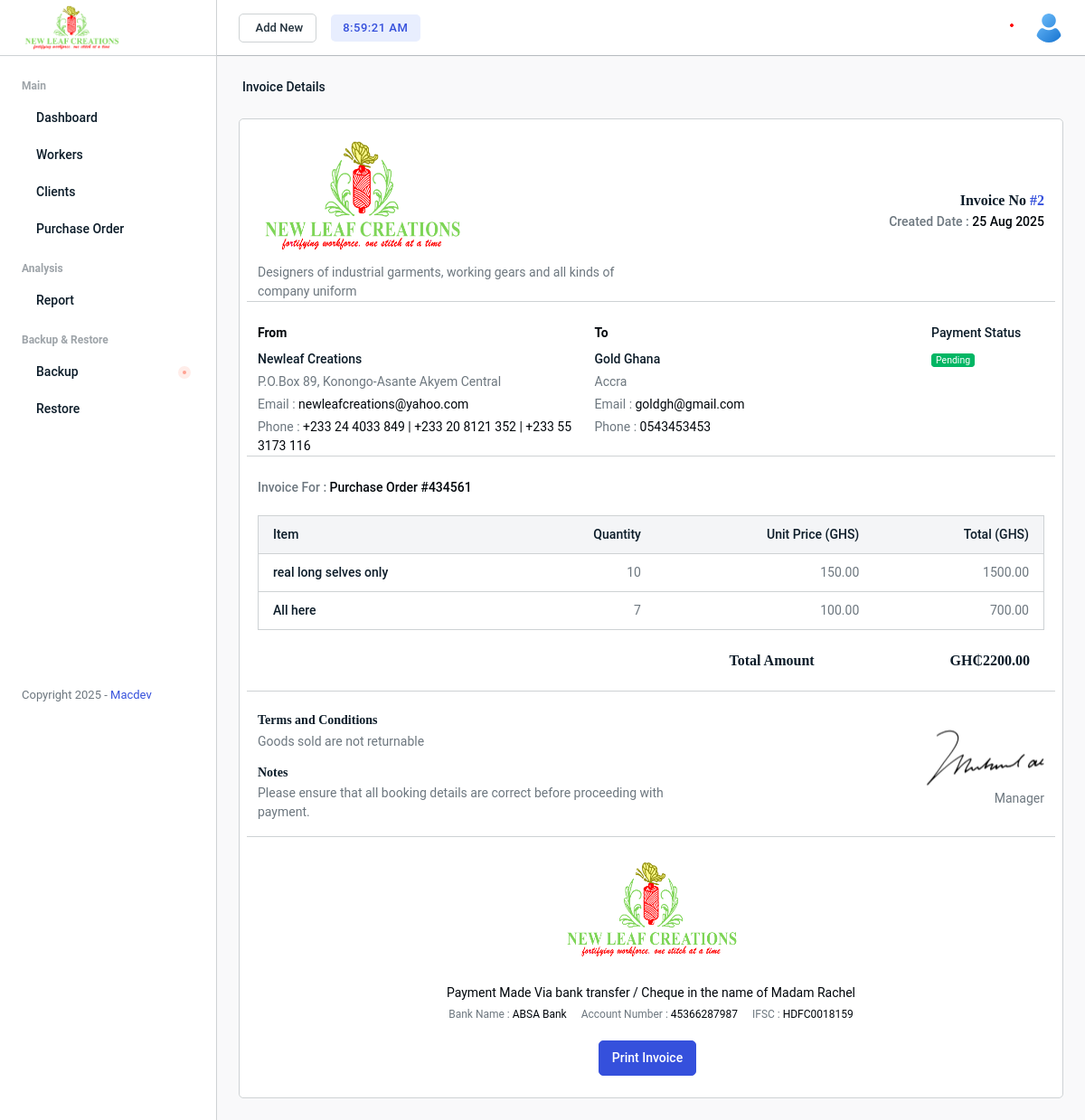
/management/invoice/2/ (signed in), run on the app's committed database.
### managementSystem/models.py (models this page shows, shortened)
class Invoice(models.Model):
    po = models.OneToOneField(PurchaseOrder, on_delete=models.CASCADE, related_name="invoice")
    issued_date = models.DateField(auto_now_add=True)
    due_date = models.DateField(null=True, blank=True)
    total_amount = models.DecimalField(max_digits=12, decimal_places=2)
    status = models.CharField(
        max_length=20,
        choices=[("Pending", "Pending"), ("Paid", "Paid")],
        default="Pending"
    )

class PurchaseOrder(models.Model):
    po_number = models.CharField(max_length=100, unique=True)
    client = models.ForeignKey(Client, on_delete=models.CASCADE)
    date = models.DateField()
    due_date = models.DateField()
    status = models.CharField(max_length=20, default='Pending')

class Client(models.Model):
    name = models.CharField(max_length=200)
    address = models.TextField()
    contact_email = models.EmailField()
    phone = models.CharField(max_length=15)

class OrderItem(models.Model):
    po = models.ForeignKey(PurchaseOrder, related_name='items', on_delete=models.CASCADE)
    description = models.TextField()
    quantity = models.PositiveIntegerField()
    unit_price = models.DecimalField(max_digits=10, decimal_places=2)
    status = models.CharField(max_length=20, default='Pending')

### managementSystem/views.py (the view)
# urls.py: path("invoice/<int:invoice_id>/", views.view_invoice, name="view_invoice"),
@login_required
def view_invoice(request, invoice_id):
    invoice = get_object_or_404(Invoice, id=invoice_id)
    po = invoice.po
    order_items = OrderItem.objects.filter(po=po)
    for item in order_items:
        qty = item.quantity or 0
        price = item.unit_price or 0
        item.line_total = qty * price
    grand_total = sum(item.line_total for item in order_items)
    return render(request, "invoices/view_invoice.html", {
        "invoice": invoice,
        "po": po,
        "order_items": order_items,
        'grand_total': grand_total,
    })

### managementSystem/templates/invoices/view_invoice.html (shortened to what this page needs)
{% extends "base.html" %}
{% load static %}
{% block content %}
<div class="main-wrapper">
        <div class="page-wrapper">
            <div class="content">
                <div class="d-flex justify-content-between align-items-center mb-4">
                    <a href="{% url 'managementSystem:view_po' po.id %}" class="fw-medium">Invoice Details</a>
                </div>
                <div class="card">
                    <div class="card-body" id="invoiceArea">
                        <div class="row justify-content-between align-items-center border-bottom mb-4">
                            <div class="col-md-6">
                                <div class="mb-2">
                                    <img src="{% static 'img/nlogo.svg' %}" width="230" class="img-fluid" alt="logo">
                                </div>
                                <p>Designers of industrial garments, working gears and all kinds of company uniform</p>
                            </div>
                            <div class="col-md-6">
                                <div class=" text-end mb-3">
                                    <h5 class="text-gray-500 mb-1">Invoice No <span class="text-primary">#{{ invoice.id }}</span></h5>
                                    <p class="mb-1 fw-medium">Created Date : <span class="text-dark">{{ invoice.issued_date|date:"d M Y" }}</span> </p>
                                </div>
                            </div>
                        </div>
                        <div class="row border-bottom mb-4">
                            <div class="col-md-5">
                                <p class="text-dark mb-2 fw-semibold">From</p>
                                <div>
                                    <p class="text-gray-9 fw-medium mb-1">Newleaf Creations</p>
                                    <p class="mb-1">P.O.Box 89, Konongo-Asante Akyem Central</p>
                                    <p class="mb-1">Email : <span class="text-dark">newleafcreations@yahoo.com</span></p>
                                    <p>Phone : <span class="text-dark">+233 24 4033 849 | +233 20 8121 352 | +233 55 3173 116</span></p>
                                </div>
                            </div>
                            <div class="col-md-5">
                                <p class="text-dark mb-2 fw-semibold">To</p>
                                <div>
                                    <p class="text-gray-9 fw-medium mb-1">{{po.client.name}}</p>
                                    <p class="mb-1">{{po.client.address}}</p>
                                    <p class="mb-1">Email : <span class="text-dark">{{po.client.contact_email}}</span></p>
                                    <p>Phone : <span class="text-dark">{{po.client.phone}}</span></p>
                                </div>
                            </div>
                            <div class="col-md-2">
                                <div class="mb-3">
                                    <p class="text-title mb-2 fw-medium">Payment Status </p>
                                    <span class="bg-success text-white fs-10 px-1 rounded">{{ invoice.status }}</span>
                                </div>
                            </div>
                        </div>
                        <div>
                            <p class="fw-medium">Invoice For : <span class="text-dark fw-medium">Purchase Order #{{ po.po_number }}</span></p>
                            <div class="table-responsive mb-4">
                                <table class="table border">
                                    <thead class="thead-light">
                                        <tr>
                                            <th class="text-gray-9 fs-14 fw-medium ">Item</th>
                                            <th class="text-gray-9 fs-14 fw-medium text-end">Quantity</th>
                                            <th class="text-gray-9 fs-14 fw-medium text-end">Unit Price (GHS)</th>
                                            <th class="text-gray-9 fs-14 fw-medium text-end">Total (GHS)</th>
                                        </tr>
                                    </thead>
                                    <tbody>
                                        {% for item in order_items %}
                                        <tr>
                                            <td class="text-gray-9 fs-14 fw-medium">{{ item.description }}</td>
                                            <td class="text-end">{{ item.quantity }}</td>
                                            <td class="text-end">{{ item.unit_price|floatformat:2 }}</td>
                                            <td class="text-end">{{ item.line_total|floatformat:2 }}</td>
                                        </tr>
                                        {% endfor %}
                                    </tbody>
                                </table>
                            </div>
                            <div class="row border-bottom mb-4">
                                <div class="col-md-5 ms-auto mb-3">
                                    <div class="d-flex justify-content-between align-items-center mb-2 pe-3">
                                        <h5>Total Amount</h5>
                                        <h5>GH₵{{ grand_total|floatformat:2 }}</h5>
                                    </div>
                                </div>
                            </div>
                            <div class="row align-items-center border-bottom mb-4">
                                <div class="col-md-7">
                                    <div>
                                        <div class="mb-3">
                                            <h6 class="mb-1">Terms and Conditions</h6>
                                            <p>Goods sold are not returnable</p>
                                        </div>
                                        <div class="mb-3">
                                            <h6 class="mb-1">Notes</h6>
                                            <p>Please ensure that all booking details are correct before proceeding with payment.</p>
                                        </div>
                                    </div>
                                </div>
                                <div class="col-md-5">
                                    <div class="text-end">
                                        <img src="{% static 'img/icons/sign.svg'%}" class="img-fluid" alt="sign">
                                    </div>
                                    <div class="text-end mb-3">
                                        <p>Manager</p>
                                    </div>
                                </div>
                            </div>
                            <div class="text-center">
                                <div class="mb-4">
                                    <img src="{% static 'img/nlogo.svg' %}" width="200" class="img-fluid" alt="sign">
                                </div>
                                <p class="text-dark mb-1">Payment Made Via bank transfer / Cheque in the name of Madam Rachel</p>
                                <div class="d-flex justify-content-center align-items-center">
                                    <p class="fs-12 mb-0 me-3">Bank Name : <span class="text-dark">ABSA Bank</span></p>
                                    <p class="fs-12 mb-0 me-3">Account Number : <span class="text-dark">45366287987</span></p>
                                    <p class="fs-12">IFSC : <span class="text-dark">HDFC0018159</span></p>
                                </div>
                            </div>
                        </div>
                    </div>
                    <div class="d-flex justify-content-center align-items-center mb-4">
                        <button onclick="printInvoice()" class="btn btn-primary d-flex justify-content-center align-items-center me-2">Print Invoice</button>
                    </div>
                </div>
                </div>
            </div>
        </div>
{% endblock %}

### data on the page
Invoice: id "2", issued_date "25 Aug 2025", status "Pending"
PurchaseOrder: client.name "Gold Ghana", client.address "Accra", client.contact_email "goldgh@gmail.com", client.phone "0543453453", po_number "434561"
OrderItem: description "real long selves only", quantity "10", unit_price "150.00", line_total "1500.00"
OrderItem: description "All here", quantity "7", unit_price "100.00", line_total "700.00"

### other printed values
{{ grand_total|floatformat:2 }} "2200.00"
